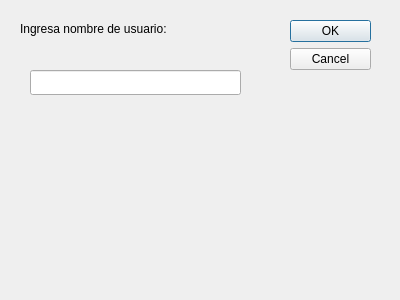
<?xml version="1.0" encoding="UTF-8"?>
<ui version="4.0">
 <class>loginwindow</class>
 <widget class="QDialog" name="loginwindow">
  <property name="geometry">
   <rect>
    <x>0</x>
    <y>0</y>
    <width>400</width>
    <height>300</height>
   </rect>
  </property>
  <property name="windowTitle">
   <string>Dialog</string>
  </property>
  <widget class="QDialogButtonBox" name="connectButton">
   <property name="geometry">
    <rect>
     <x>290</x>
     <y>20</y>
     <width>81</width>
     <height>241</height>
    </rect>
   </property>
   <property name="orientation">
    <enum>Qt::Orientation::Vertical</enum>
   </property>
   <property name="standardButtons">
    <set>QDialogButtonBox::StandardButton::Cancel|QDialogButtonBox::StandardButton::Ok</set>
   </property>
  </widget>
  <widget class="QLabel" name="label">
   <property name="geometry">
    <rect>
     <x>20</x>
     <y>20</y>
     <width>201</width>
     <height>17</height>
    </rect>
   </property>
   <property name="text">
    <string>Ingresa nombre de usuario:</string>
   </property>
  </widget>
  <widget class="QLineEdit" name="usernameInput">
   <property name="geometry">
    <rect>
     <x>30</x>
     <y>70</y>
     <width>211</width>
     <height>25</height>
    </rect>
   </property>
  </widget>
 </widget>
 <resources/>
 <connections>
  <connection>
   <sender>connectButton</sender>
   <signal>accepted()</signal>
   <receiver>loginwindow</receiver>
   <slot>accept()</slot>
   <hints>
    <hint type="sourcelabel">
     <x>248</x>
     <y>254</y>
    </hint>
    <hint type="destinationlabel">
     <x>157</x>
     <y>274</y>
    </hint>
   </hints>
  </connection>
  <connection>
   <sender>connectButton</sender>
   <signal>rejected()</signal>
   <receiver>loginwindow</receiver>
   <slot>reject()</slot>
   <hints>
    <hint type="sourcelabel">
     <x>316</x>
     <y>260</y>
    </hint>
    <hint type="destinationlabel">
     <x>286</x>
     <y>274</y>
    </hint>
   </hints>
  </connection>
 </connections>
</ui>
